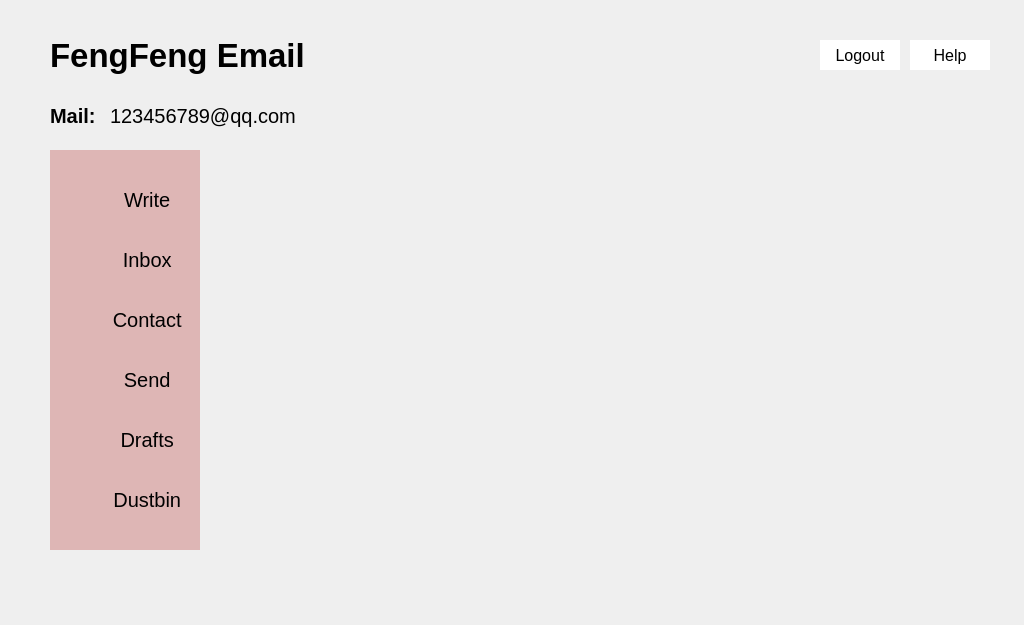
<?xml version="1.0" encoding="UTF-8"?>
<ui version="4.0">
 <class>Send</class>
 <widget class="QWidget" name="Send">
  <property name="geometry">
   <rect>
    <x>0</x>
    <y>0</y>
    <width>1024</width>
    <height>625</height>
   </rect>
  </property>
  <property name="minimumSize">
   <size>
    <width>1024</width>
    <height>625</height>
   </size>
  </property>
  <property name="maximumSize">
   <size>
    <width>1024</width>
    <height>625</height>
   </size>
  </property>
  <property name="windowTitle">
   <string>Send</string>
  </property>
  <widget class="QPushButton" name="Contact">
   <property name="geometry">
    <rect>
     <x>50</x>
     <y>300</y>
     <width>150</width>
     <height>40</height>
    </rect>
   </property>
   <property name="font">
    <font>
     <pointsize>15</pointsize>
    </font>
   </property>
   <property name="focusPolicy">
    <enum>Qt::NoFocus</enum>
   </property>
   <property name="styleSheet">
    <string notr="true">background-image: url(:/jpg/contact.png);
border:0;</string>
   </property>
   <property name="text">
    <string>        Contact</string>
   </property>
  </widget>
  <widget class="QPushButton" name="Send_2">
   <property name="geometry">
    <rect>
     <x>50</x>
     <y>360</y>
     <width>150</width>
     <height>40</height>
    </rect>
   </property>
   <property name="font">
    <font>
     <pointsize>15</pointsize>
    </font>
   </property>
   <property name="focusPolicy">
    <enum>Qt::NoFocus</enum>
   </property>
   <property name="autoFillBackground">
    <bool>false</bool>
   </property>
   <property name="styleSheet">
    <string notr="true">background-image: url(:/jpg/send.png);
border:0;</string>
   </property>
   <property name="text">
    <string>        Send</string>
   </property>
  </widget>
  <widget class="QLabel" name="label_4">
   <property name="geometry">
    <rect>
     <x>50</x>
     <y>150</y>
     <width>150</width>
     <height>400</height>
    </rect>
   </property>
   <property name="autoFillBackground">
    <bool>false</bool>
   </property>
   <property name="styleSheet">
    <string notr="true">background-color: rgb(222, 182, 181);</string>
   </property>
   <property name="text">
    <string/>
   </property>
  </widget>
  <widget class="QPushButton" name="Logout">
   <property name="geometry">
    <rect>
     <x>820</x>
     <y>40</y>
     <width>80</width>
     <height>30</height>
    </rect>
   </property>
   <property name="font">
    <font>
     <pointsize>12</pointsize>
    </font>
   </property>
   <property name="focusPolicy">
    <enum>Qt::NoFocus</enum>
   </property>
   <property name="autoFillBackground">
    <bool>false</bool>
   </property>
   <property name="styleSheet">
    <string notr="true">
background-color: rgb(255, 255, 255);
border:0;</string>
   </property>
   <property name="text">
    <string>Logout</string>
   </property>
  </widget>
  <widget class="QPushButton" name="Write">
   <property name="geometry">
    <rect>
     <x>50</x>
     <y>180</y>
     <width>150</width>
     <height>40</height>
    </rect>
   </property>
   <property name="font">
    <font>
     <pointsize>15</pointsize>
    </font>
   </property>
   <property name="focusPolicy">
    <enum>Qt::NoFocus</enum>
   </property>
   <property name="autoFillBackground">
    <bool>false</bool>
   </property>
   <property name="styleSheet">
    <string notr="true">background-image: url(:/jpg/write.png);
border:0px;</string>
   </property>
   <property name="text">
    <string>        Write</string>
   </property>
  </widget>
  <widget class="QLabel" name="label">
   <property name="geometry">
    <rect>
     <x>50</x>
     <y>30</y>
     <width>521</width>
     <height>51</height>
    </rect>
   </property>
   <property name="maximumSize">
    <size>
     <width>1024</width>
     <height>625</height>
    </size>
   </property>
   <property name="font">
    <font>
     <pointsize>25</pointsize>
     <weight>75</weight>
     <bold>true</bold>
    </font>
   </property>
   <property name="text">
    <string>FengFeng Email</string>
   </property>
  </widget>
  <widget class="QPushButton" name="Dustbin">
   <property name="geometry">
    <rect>
     <x>50</x>
     <y>480</y>
     <width>150</width>
     <height>40</height>
    </rect>
   </property>
   <property name="font">
    <font>
     <pointsize>15</pointsize>
    </font>
   </property>
   <property name="focusPolicy">
    <enum>Qt::NoFocus</enum>
   </property>
   <property name="styleSheet">
    <string notr="true">background-image: url(:/jpg/dustbin.png);
border:0;</string>
   </property>
   <property name="text">
    <string>        Dustbin</string>
   </property>
  </widget>
  <widget class="QListWidget" name="SendList">
   <property name="geometry">
    <rect>
     <x>250</x>
     <y>150</y>
     <width>691</width>
     <height>401</height>
    </rect>
   </property>
   <property name="styleSheet">
    <string notr="true">background-color:rgba(0,0,0,0);</string>
   </property>
  </widget>
  <widget class="QPushButton" name="Drafts">
   <property name="geometry">
    <rect>
     <x>50</x>
     <y>420</y>
     <width>150</width>
     <height>40</height>
    </rect>
   </property>
   <property name="font">
    <font>
     <pointsize>15</pointsize>
    </font>
   </property>
   <property name="focusPolicy">
    <enum>Qt::NoFocus</enum>
   </property>
   <property name="styleSheet">
    <string notr="true">background-image: url(:/jpg/draft.png);
border:0;</string>
   </property>
   <property name="text">
    <string>        Drafts</string>
   </property>
  </widget>
  <widget class="QLabel" name="label_3">
   <property name="geometry">
    <rect>
     <x>50</x>
     <y>100</y>
     <width>121</width>
     <height>31</height>
    </rect>
   </property>
   <property name="font">
    <font>
     <pointsize>15</pointsize>
     <weight>75</weight>
     <bold>true</bold>
    </font>
   </property>
   <property name="text">
    <string>Mail:</string>
   </property>
  </widget>
  <widget class="QPushButton" name="Help">
   <property name="geometry">
    <rect>
     <x>910</x>
     <y>40</y>
     <width>80</width>
     <height>30</height>
    </rect>
   </property>
   <property name="font">
    <font>
     <pointsize>12</pointsize>
    </font>
   </property>
   <property name="focusPolicy">
    <enum>Qt::NoFocus</enum>
   </property>
   <property name="autoFillBackground">
    <bool>false</bool>
   </property>
   <property name="styleSheet">
    <string notr="true">background-color: rgb(255, 255, 255);
border:0;</string>
   </property>
   <property name="text">
    <string>Help</string>
   </property>
  </widget>
  <widget class="QPushButton" name="Inbox_2">
   <property name="geometry">
    <rect>
     <x>50</x>
     <y>240</y>
     <width>150</width>
     <height>40</height>
    </rect>
   </property>
   <property name="font">
    <font>
     <pointsize>15</pointsize>
    </font>
   </property>
   <property name="focusPolicy">
    <enum>Qt::NoFocus</enum>
   </property>
   <property name="styleSheet">
    <string notr="true">background-image: url(:/jpg/inbox.png);
border:0;</string>
   </property>
   <property name="text">
    <string>        Inbox</string>
   </property>
  </widget>
  <widget class="QLabel" name="label_2">
   <property name="geometry">
    <rect>
     <x>110</x>
     <y>90</y>
     <width>211</width>
     <height>51</height>
    </rect>
   </property>
   <property name="font">
    <font>
     <pointsize>15</pointsize>
    </font>
   </property>
   <property name="text">
    <string>123456789@qq.com</string>
   </property>
  </widget>
  <zorder>label_4</zorder>
  <zorder>Contact</zorder>
  <zorder>Send_2</zorder>
  <zorder>Logout</zorder>
  <zorder>Write</zorder>
  <zorder>label</zorder>
  <zorder>Dustbin</zorder>
  <zorder>SendList</zorder>
  <zorder>Drafts</zorder>
  <zorder>label_3</zorder>
  <zorder>Help</zorder>
  <zorder>Inbox_2</zorder>
  <zorder>label_2</zorder>
 </widget>
 <resources/>
 <connections/>
</ui>
